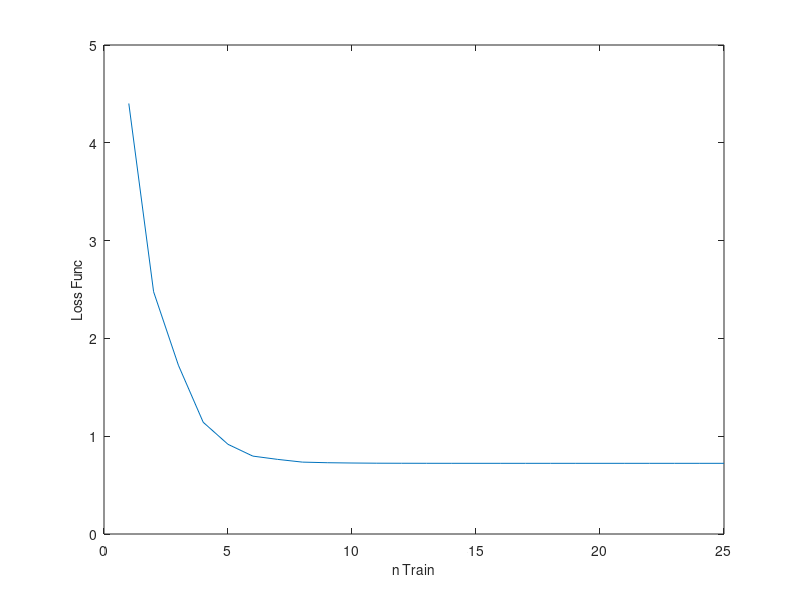

MATLAB code for this plot:
function loss()
  load('ces.mat', 'ces');
  
  plot(ces);
  xlabel('n Train', "fontsize", 10);
  ylabel('Loss Func', "fontsize", 10)
  
end